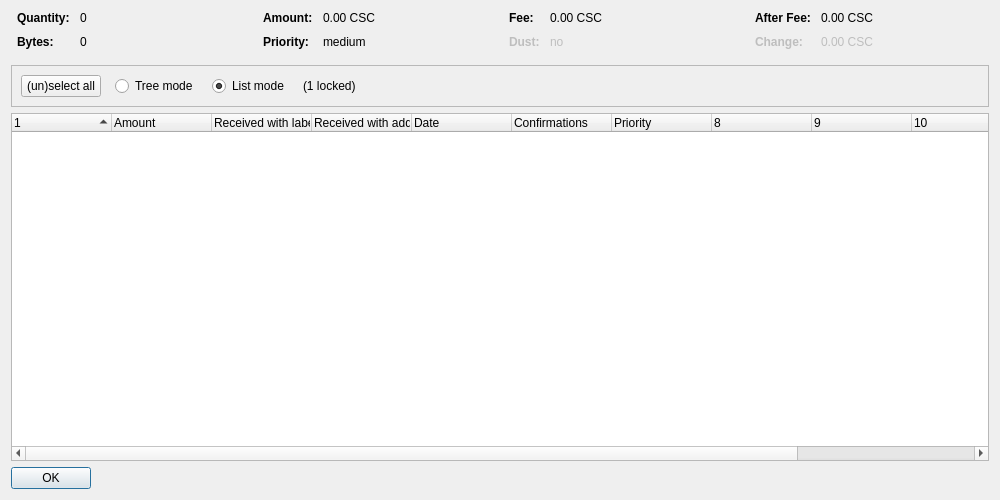
<?xml version="1.0" encoding="UTF-8"?>
<ui version="4.0">
 <class>CoinControlDialog</class>
 <widget class="QDialog" name="CoinControlDialog">
  <property name="geometry">
   <rect>
    <x>0</x>
    <y>0</y>
    <width>1000</width>
    <height>500</height>
   </rect>
  </property>
  <property name="windowTitle">
   <string>Coin Selection</string>
  </property>
  <layout class="QVBoxLayout" name="verticalLayout">
   <item>
    <layout class="QHBoxLayout" name="horizontalLayoutTop" stretch="0,0,0,0">
     <property name="topMargin">
      <number>0</number>
     </property>
     <property name="bottomMargin">
      <number>10</number>
     </property>
     <item>
      <layout class="QFormLayout" name="formLayoutCoinControl1">
       <property name="horizontalSpacing">
        <number>10</number>
       </property>
       <property name="verticalSpacing">
        <number>10</number>
       </property>
       <property name="leftMargin">
        <number>6</number>
       </property>
       <property name="rightMargin">
        <number>6</number>
       </property>
       <item row="0" column="0">
        <widget class="QLabel" name="labelCoinControlQuantityText">
         <property name="font">
          <font>
           <weight>75</weight>
           <bold>true</bold>
          </font>
         </property>
         <property name="text">
          <string>Quantity:</string>
         </property>
        </widget>
       </item>
       <item row="0" column="1">
        <widget class="QLabel" name="labelCoinControlQuantity">
         <property name="cursor">
          <cursorShape>IBeamCursor</cursorShape>
         </property>
         <property name="contextMenuPolicy">
          <enum>Qt::ActionsContextMenu</enum>
         </property>
         <property name="text">
          <string notr="true">0</string>
         </property>
         <property name="textInteractionFlags">
          <set>Qt::LinksAccessibleByMouse|Qt::TextSelectableByKeyboard|Qt::TextSelectableByMouse</set>
         </property>
        </widget>
       </item>
       <item row="1" column="0">
        <widget class="QLabel" name="labelCoinControlBytesText">
         <property name="font">
          <font>
           <weight>75</weight>
           <bold>true</bold>
          </font>
         </property>
         <property name="text">
          <string>Bytes:</string>
         </property>
        </widget>
       </item>
       <item row="1" column="1">
        <widget class="QLabel" name="labelCoinControlBytes">
         <property name="cursor">
          <cursorShape>IBeamCursor</cursorShape>
         </property>
         <property name="contextMenuPolicy">
          <enum>Qt::ActionsContextMenu</enum>
         </property>
         <property name="text">
          <string notr="true">0</string>
         </property>
         <property name="textInteractionFlags">
          <set>Qt::LinksAccessibleByMouse|Qt::TextSelectableByKeyboard|Qt::TextSelectableByMouse</set>
         </property>
        </widget>
       </item>
      </layout>
     </item>
     <item>
      <layout class="QFormLayout" name="formLayoutCoinControl2">
       <property name="horizontalSpacing">
        <number>10</number>
       </property>
       <property name="verticalSpacing">
        <number>10</number>
       </property>
       <property name="leftMargin">
        <number>6</number>
       </property>
       <property name="rightMargin">
        <number>6</number>
       </property>
       <item row="0" column="0">
        <widget class="QLabel" name="labelCoinControlAmountText">
         <property name="font">
          <font>
           <weight>75</weight>
           <bold>true</bold>
          </font>
         </property>
         <property name="text">
          <string>Amount:</string>
         </property>
        </widget>
       </item>
       <item row="0" column="1">
        <widget class="QLabel" name="labelCoinControlAmount">
         <property name="cursor">
          <cursorShape>IBeamCursor</cursorShape>
         </property>
         <property name="contextMenuPolicy">
          <enum>Qt::ActionsContextMenu</enum>
         </property>
         <property name="text">
          <string notr="true">0.00 CSC</string>
         </property>
         <property name="textInteractionFlags">
          <set>Qt::LinksAccessibleByMouse|Qt::TextSelectableByKeyboard|Qt::TextSelectableByMouse</set>
         </property>
        </widget>
       </item>
       <item row="1" column="0">
        <widget class="QLabel" name="labelCoinControlPriorityText">
         <property name="font">
          <font>
           <weight>75</weight>
           <bold>true</bold>
          </font>
         </property>
         <property name="text">
          <string>Priority:</string>
         </property>
        </widget>
       </item>
       <item row="1" column="1">
        <widget class="QLabel" name="labelCoinControlPriority">
         <property name="cursor">
          <cursorShape>IBeamCursor</cursorShape>
         </property>
         <property name="contextMenuPolicy">
          <enum>Qt::ActionsContextMenu</enum>
         </property>
         <property name="text">
          <string notr="true">medium</string>
         </property>
         <property name="textInteractionFlags">
          <set>Qt::LinksAccessibleByMouse|Qt::TextSelectableByKeyboard|Qt::TextSelectableByMouse</set>
         </property>
        </widget>
       </item>
      </layout>
     </item>
     <item>
      <layout class="QFormLayout" name="formLayoutCoinControl3">
       <property name="horizontalSpacing">
        <number>10</number>
       </property>
       <property name="verticalSpacing">
        <number>10</number>
       </property>
       <property name="leftMargin">
        <number>6</number>
       </property>
       <property name="rightMargin">
        <number>6</number>
       </property>
       <item row="0" column="0">
        <widget class="QLabel" name="labelCoinControlFeeText">
         <property name="font">
          <font>
           <weight>75</weight>
           <bold>true</bold>
          </font>
         </property>
         <property name="text">
          <string>Fee:</string>
         </property>
        </widget>
       </item>
       <item row="0" column="1">
        <widget class="QLabel" name="labelCoinControlFee">
         <property name="cursor">
          <cursorShape>IBeamCursor</cursorShape>
         </property>
         <property name="contextMenuPolicy">
          <enum>Qt::ActionsContextMenu</enum>
         </property>
         <property name="text">
          <string notr="true">0.00 CSC</string>
         </property>
         <property name="textInteractionFlags">
          <set>Qt::LinksAccessibleByMouse|Qt::TextSelectableByKeyboard|Qt::TextSelectableByMouse</set>
         </property>
        </widget>
       </item>
       <item row="1" column="0">
        <widget class="QLabel" name="labelCoinControlLowOutputText">
         <property name="enabled">
          <bool>false</bool>
         </property>
         <property name="font">
          <font>
           <weight>75</weight>
           <bold>true</bold>
          </font>
         </property>
         <property name="text">
          <string>Dust:</string>
         </property>
        </widget>
       </item>
       <item row="1" column="1">
        <widget class="QLabel" name="labelCoinControlLowOutput">
         <property name="enabled">
          <bool>false</bool>
         </property>
         <property name="cursor">
          <cursorShape>IBeamCursor</cursorShape>
         </property>
         <property name="contextMenuPolicy">
          <enum>Qt::ActionsContextMenu</enum>
         </property>
         <property name="text">
          <string notr="true">no</string>
         </property>
         <property name="textInteractionFlags">
          <set>Qt::LinksAccessibleByMouse|Qt::TextSelectableByKeyboard|Qt::TextSelectableByMouse</set>
         </property>
        </widget>
       </item>
      </layout>
     </item>
     <item>
      <layout class="QFormLayout" name="formLayoutCoinControl4">
       <property name="horizontalSpacing">
        <number>10</number>
       </property>
       <property name="verticalSpacing">
        <number>10</number>
       </property>
       <property name="leftMargin">
        <number>6</number>
       </property>
       <property name="rightMargin">
        <number>6</number>
       </property>
       <item row="0" column="0">
        <widget class="QLabel" name="labelCoinControlAfterFeeText">
         <property name="font">
          <font>
           <weight>75</weight>
           <bold>true</bold>
          </font>
         </property>
         <property name="text">
          <string>After Fee:</string>
         </property>
        </widget>
       </item>
       <item row="0" column="1">
        <widget class="QLabel" name="labelCoinControlAfterFee">
         <property name="cursor">
          <cursorShape>IBeamCursor</cursorShape>
         </property>
         <property name="contextMenuPolicy">
          <enum>Qt::ActionsContextMenu</enum>
         </property>
         <property name="text">
          <string notr="true">0.00 CSC</string>
         </property>
         <property name="textInteractionFlags">
          <set>Qt::LinksAccessibleByMouse|Qt::TextSelectableByKeyboard|Qt::TextSelectableByMouse</set>
         </property>
        </widget>
       </item>
       <item row="1" column="0">
        <widget class="QLabel" name="labelCoinControlChangeText">
         <property name="enabled">
          <bool>false</bool>
         </property>
         <property name="font">
          <font>
           <weight>75</weight>
           <bold>true</bold>
          </font>
         </property>
         <property name="text">
          <string>Change:</string>
         </property>
        </widget>
       </item>
       <item row="1" column="1">
        <widget class="QLabel" name="labelCoinControlChange">
         <property name="enabled">
          <bool>false</bool>
         </property>
         <property name="cursor">
          <cursorShape>IBeamCursor</cursorShape>
         </property>
         <property name="contextMenuPolicy">
          <enum>Qt::ActionsContextMenu</enum>
         </property>
         <property name="text">
          <string notr="true">0.00 CSC</string>
         </property>
         <property name="textInteractionFlags">
          <set>Qt::LinksAccessibleByMouse|Qt::TextSelectableByKeyboard|Qt::TextSelectableByMouse</set>
         </property>
        </widget>
       </item>
      </layout>
     </item>
    </layout>
   </item>
   <item>
    <widget class="QFrame" name="frame">
     <property name="minimumSize">
      <size>
       <width>0</width>
       <height>40</height>
      </size>
     </property>
     <property name="frameShape">
      <enum>QFrame::StyledPanel</enum>
     </property>
     <property name="frameShadow">
      <enum>QFrame::Sunken</enum>
     </property>
     <layout class="QHBoxLayout" name="horizontalLayout">
      <item>
       <layout class="QHBoxLayout" name="horizontalLayoutPanel" stretch="0,0,0,0,0">
        <property name="spacing">
         <number>14</number>
        </property>
        <item>
         <widget class="QPushButton" name="pushButtonSelectAll">
          <property name="sizePolicy">
           <sizepolicy hsizetype="Maximum" vsizetype="Fixed">
            <horstretch>0</horstretch>
            <verstretch>0</verstretch>
           </sizepolicy>
          </property>
          <property name="text">
           <string>(un)select all</string>
          </property>
          <property name="autoDefault">
           <bool>false</bool>
          </property>
         </widget>
        </item>
        <item>
         <widget class="QRadioButton" name="radioTreeMode">
          <property name="sizePolicy">
           <sizepolicy hsizetype="Maximum" vsizetype="Fixed">
            <horstretch>0</horstretch>
            <verstretch>0</verstretch>
           </sizepolicy>
          </property>
          <property name="text">
           <string>Tree mode</string>
          </property>
         </widget>
        </item>
        <item>
         <widget class="QRadioButton" name="radioListMode">
          <property name="sizePolicy">
           <sizepolicy hsizetype="Maximum" vsizetype="Fixed">
            <horstretch>0</horstretch>
            <verstretch>0</verstretch>
           </sizepolicy>
          </property>
          <property name="text">
           <string>List mode</string>
          </property>
          <property name="checked">
           <bool>true</bool>
          </property>
         </widget>
        </item>
        <item>
         <widget class="QLabel" name="labelLocked">
          <property name="text">
           <string notr="true">(1 locked)</string>
          </property>
         </widget>
        </item>
        <item>
         <spacer name="horizontalSpacer">
          <property name="orientation">
           <enum>Qt::Horizontal</enum>
          </property>
          <property name="sizeHint" stdset="0">
           <size>
            <width>40</width>
            <height>20</height>
           </size>
          </property>
         </spacer>
        </item>
       </layout>
      </item>
     </layout>
    </widget>
   </item>
   <item>
    <widget class="CoinControlTreeWidget" name="treeWidget">
     <property name="contextMenuPolicy">
      <enum>Qt::CustomContextMenu</enum>
     </property>
     <property name="sortingEnabled">
      <bool>false</bool>
     </property>
     <property name="columnCount">
      <number>12</number>
     </property>
     <attribute name="headerShowSortIndicator" stdset="0">
      <bool>true</bool>
     </attribute>
     <attribute name="headerStretchLastSection">
      <bool>false</bool>
     </attribute>
     <column>
      <property name="text">
       <string/>
      </property>
     </column>
     <column>
      <property name="text">
       <string>Amount</string>
      </property>
     </column>
     <column>
      <property name="text">
       <string>Received with label</string>
      </property>
     </column>
     <column>
      <property name="text">
       <string>Received with address</string>
      </property>
     </column>
     <column>
      <property name="text">
       <string>Date</string>
      </property>
     </column>
     <column>
      <property name="text">
       <string>Confirmations</string>
      </property>
      <property name="toolTip">
       <string>Confirmed</string>
      </property>
     </column>
     <column>
      <property name="text">
       <string>Priority</string>
      </property>
     </column>
     <column>
      <property name="text">
       <string/>
      </property>
     </column>
     <column>
      <property name="text">
       <string/>
      </property>
     </column>
     <column>
      <property name="text">
       <string/>
      </property>
     </column>
     <column>
      <property name="text">
       <string/>
      </property>
     </column>
     <column>
      <property name="text">
       <string/>
      </property>
     </column>
    </widget>
   </item>
   <item>
    <widget class="QDialogButtonBox" name="buttonBox">
     <property name="sizePolicy">
      <sizepolicy hsizetype="Maximum" vsizetype="Fixed">
       <horstretch>0</horstretch>
       <verstretch>0</verstretch>
      </sizepolicy>
     </property>
     <property name="orientation">
      <enum>Qt::Horizontal</enum>
     </property>
     <property name="standardButtons">
      <set>QDialogButtonBox::Ok</set>
     </property>
    </widget>
   </item>
  </layout>
 </widget>
 <customwidgets>
  <customwidget>
   <class>CoinControlTreeWidget</class>
   <extends>QTreeWidget</extends>
   <header>coincontroltreewidget.h</header>
  </customwidget>
 </customwidgets>
 <resources/>
 <connections/>
</ui>
